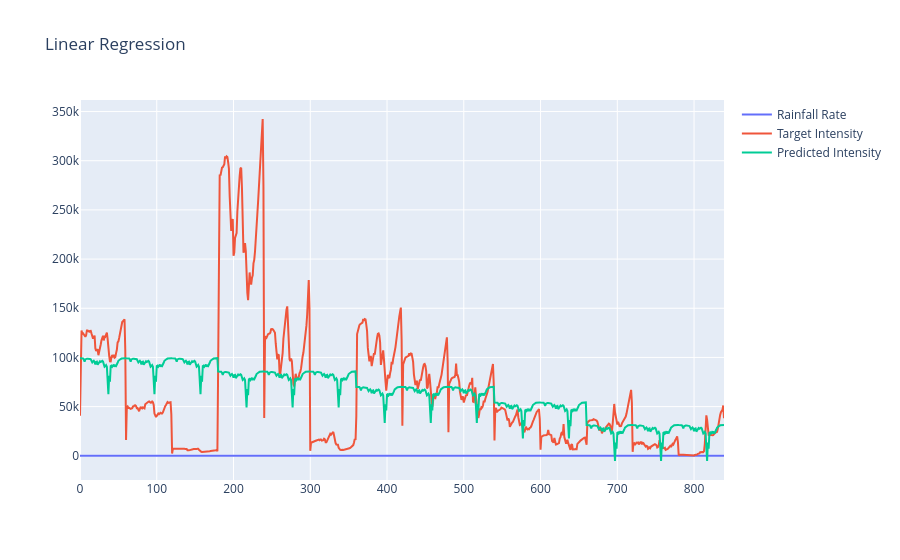
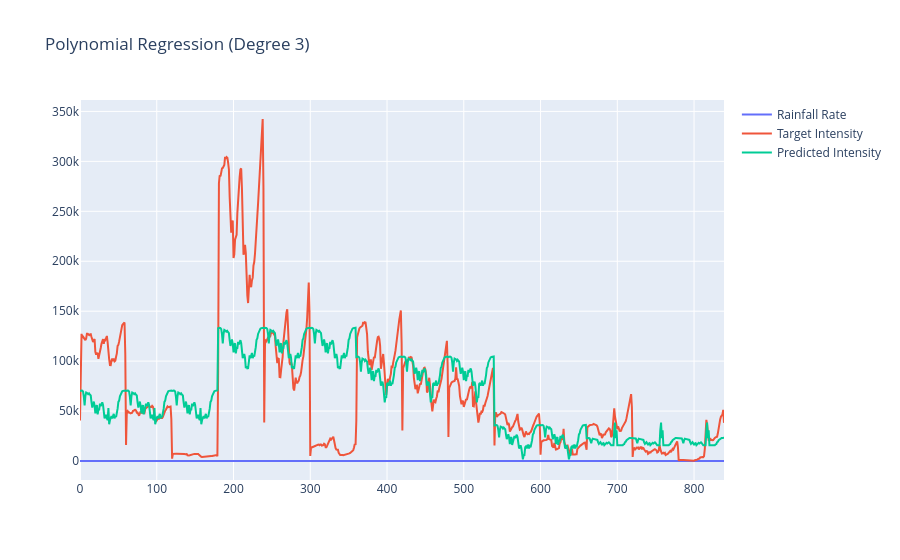
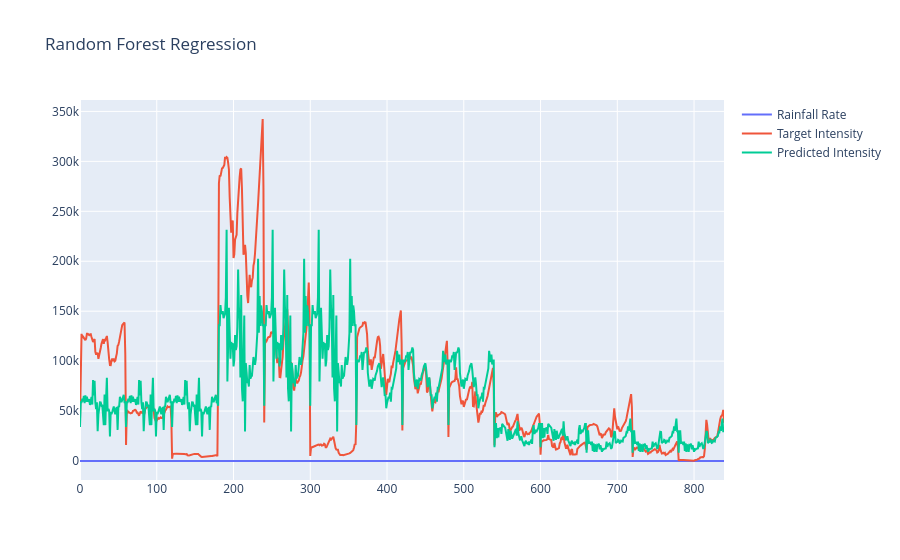
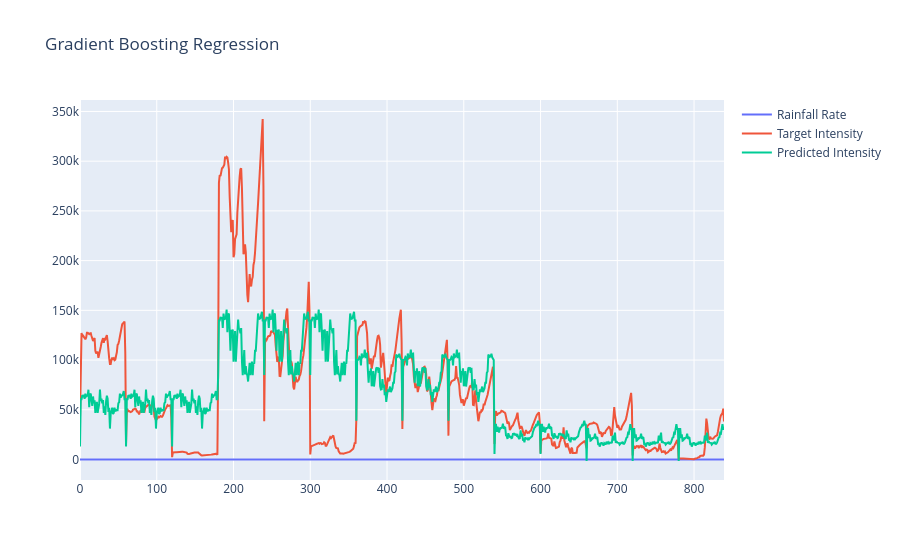

Notebook code cell kept with these figures, in order:
### Code cell
# Feature Engineering
# regression_data['rainfall_rate_squared'] = df['rainfall_rate']**2
# df['range_squared'] = df['range']**2
# df['interaction'] = df['rainfall_rate'] * df['range']

# Define features and target
X = regression_data[
    ["rainfall_rate", "distance"]  ###### reflectiviy!!!!!
]  # , 'range', 'reflectivity', 'rainfall_rate_squared', 'range_squared', 'interaction']]
y = regression_data["target_intensity"]

# Split data into training and testing sets
X_train, X_test, y_train, y_test = train_test_split(X, y, test_size=0.1, random_state=42)

# List of models to evaluate
models = [
    ("Linear Regression", LinearRegression()),
    ("Polynomial Regression (Degree 3)", make_pipeline(PolynomialFeatures(degree=3), LinearRegression())),
    ("Random Forest Regression", RandomForestRegressor(n_estimators=100, random_state=42)),
    ("Gradient Boosting Regression", GradientBoostingRegressor(n_estimators=100, random_state=42)),
    ("Support Vector Regression", make_pipeline(StandardScaler(), SVR(kernel="rbf"))),
]

# Loop over models and evaluate
results = []
for name, model in models:
    model.fit(X_train, y_train)
    y_pred = model.predict(X_test)

    mse = mean_squared_error(y_test, y_pred)
    rmse = np.sqrt(mse)
    r2 = r2_score(y_test, y_pred)

    results.append((name, rmse, r2))

    print(f"{name} - RMSE: {rmse}, R-squared: {r2}")

    # Plot the results
    fig = go.Figure()
    fig.add_trace(
        go.Scatter(
            x=np.arange(len(regression_data)), y=regression_data["rainfall_rate"], mode="lines", name="Rainfall Rate"
        )
    )
    fig.add_trace(
        go.Scatter(
            x=np.arange(len(regression_data)),
            y=y,
            mode="lines",
            name="Target Intensity",
            text=regression_data["target"],
        )
    )
    fig.add_trace(
        go.Scatter(x=np.arange(len(regression_data)), y=model.predict(X), mode="lines", name="Predicted Intensity")
    )
    fig.update_layout(title=name)
    fig.show()


# Summarize results
for name, rmse, r2 in results:
    print(f"{name} - RMSE: {rmse:.4f}, R-squared: {r2:.4f}")

### Figure 1 — Plotly figure (JSON) as saved in the notebook; plotly's stock layout.template omitted (floating-point values rounded to 4 significant figures; data arrays with more than 128 entries replaced by an {"elided": "..."} marker saying what was removed)
{"data": [{"mode": "lines", "name": "Rainfall Rate", "type": "scatter", "x": {"elided": "840 int values"}, "y": {"elided": "840 float values"}}, {"mode": "lines", "name": "Target Intensity", "text": {"elided": "840 str values"}, "type": "scatter", "x": {"elided": "840 int values"}, "y": {"elided": "840 float values"}}, {"mode": "lines", "name": "Predicted Intensity", "type": "scatter", "x": {"elided": "840 int values"}, "y": {"elided": "840 float values"}}], "layout": {"title": {"text": "Linear Regression"}}}

### Figure 2 — Plotly figure (JSON) as saved in the notebook; plotly's stock layout.template omitted (floating-point values rounded to 4 significant figures; data arrays with more than 128 entries replaced by an {"elided": "..."} marker saying what was removed)
{"data": [{"mode": "lines", "name": "Rainfall Rate", "type": "scatter", "x": {"elided": "840 int values"}, "y": {"elided": "840 float values"}}, {"mode": "lines", "name": "Target Intensity", "text": {"elided": "840 str values"}, "type": "scatter", "x": {"elided": "840 int values"}, "y": {"elided": "840 float values"}}, {"mode": "lines", "name": "Predicted Intensity", "type": "scatter", "x": {"elided": "840 int values"}, "y": {"elided": "840 float values"}}], "layout": {"title": {"text": "Polynomial Regression (Degree 3)"}}}

### Figure 3 — Plotly figure (JSON) as saved in the notebook; plotly's stock layout.template omitted (floating-point values rounded to 4 significant figures; data arrays with more than 128 entries replaced by an {"elided": "..."} marker saying what was removed)
{"data": [{"mode": "lines", "name": "Rainfall Rate", "type": "scatter", "x": {"elided": "840 int values"}, "y": {"elided": "840 float values"}}, {"mode": "lines", "name": "Target Intensity", "text": {"elided": "840 str values"}, "type": "scatter", "x": {"elided": "840 int values"}, "y": {"elided": "840 float values"}}, {"mode": "lines", "name": "Predicted Intensity", "type": "scatter", "x": {"elided": "840 int values"}, "y": {"elided": "840 float values"}}], "layout": {"title": {"text": "Random Forest Regression"}}}

### Figure 4 — Plotly figure (JSON) as saved in the notebook; plotly's stock layout.template omitted (floating-point values rounded to 4 significant figures; data arrays with more than 128 entries replaced by an {"elided": "..."} marker saying what was removed)
{"data": [{"mode": "lines", "name": "Rainfall Rate", "type": "scatter", "x": {"elided": "840 int values"}, "y": {"elided": "840 float values"}}, {"mode": "lines", "name": "Target Intensity", "text": {"elided": "840 str values"}, "type": "scatter", "x": {"elided": "840 int values"}, "y": {"elided": "840 float values"}}, {"mode": "lines", "name": "Predicted Intensity", "type": "scatter", "x": {"elided": "840 int values"}, "y": {"elided": "840 float values"}}], "layout": {"title": {"text": "Gradient Boosting Regression"}}}
